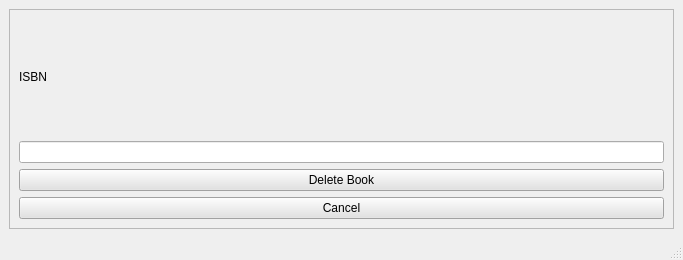
<?xml version="1.0" encoding="UTF-8"?>
<ui version="4.0">
 <class>deletebook</class>
 <widget class="QMainWindow" name="deletebook">
  <property name="geometry">
   <rect>
    <x>0</x>
    <y>0</y>
    <width>683</width>
    <height>260</height>
   </rect>
  </property>
  <property name="windowTitle">
   <string>MainWindow</string>
  </property>
  <widget class="QWidget" name="centralwidget">
   <layout class="QGridLayout" name="gridLayout_2">
    <item row="0" column="0">
     <widget class="QFrame" name="frame">
      <property name="frameShape">
       <enum>QFrame::StyledPanel</enum>
      </property>
      <property name="frameShadow">
       <enum>QFrame::Raised</enum>
      </property>
      <layout class="QGridLayout" name="gridLayout">
       <item row="1" column="0">
        <widget class="QLineEdit" name="lineEdit_5"/>
       </item>
       <item row="2" column="0">
        <widget class="QPushButton" name="pushButton_3">
         <property name="styleSheet">
          <string notr="true">QPushButton{
	background-color: rgb(226, 226, 226);
	color: rgb(0, 0, 0);
	font: 700 11pt &quot;Segoe UI&quot;;
}</string>
         </property>
         <property name="text">
          <string>Delete Book</string>
         </property>
        </widget>
       </item>
       <item row="3" column="0">
        <widget class="QPushButton" name="pushButton">
         <property name="styleSheet">
          <string notr="true">QPushButton{
	background-color: rgb(226, 226, 226);
	color: rgb(0, 0, 0);
	font: 700 11pt &quot;Segoe UI&quot;;
}</string>
         </property>
         <property name="text">
          <string>Cancel</string>
         </property>
        </widget>
       </item>
       <item row="0" column="0">
        <widget class="QLabel" name="label_5">
         <property name="styleSheet">
          <string notr="true">QLabel{
	font: 600 14pt &quot;Zilla Slab SemiBold&quot;;
	color: rgb(0, 0, 0);
}</string>
         </property>
         <property name="text">
          <string>ISBN</string>
         </property>
        </widget>
       </item>
      </layout>
     </widget>
    </item>
   </layout>
  </widget>
  <widget class="QMenuBar" name="menubar">
   <property name="geometry">
    <rect>
     <x>0</x>
     <y>0</y>
     <width>683</width>
     <height>21</height>
    </rect>
   </property>
  </widget>
  <widget class="QStatusBar" name="statusbar"/>
 </widget>
 <resources/>
 <connections/>
</ui>
